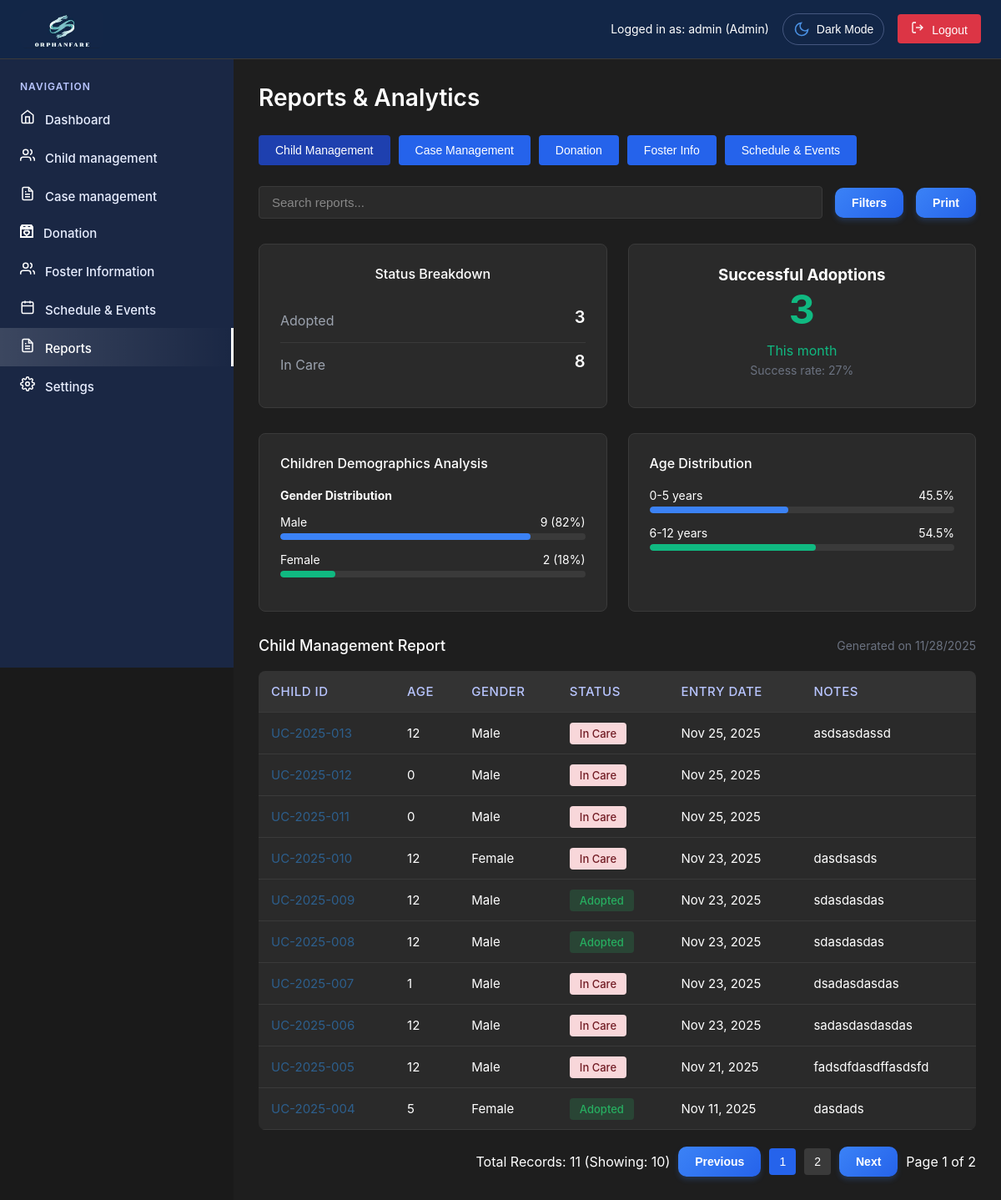
/admin/reports.php (signed in), run on the app's committed database.
### tables this page shows
CREATE TABLE `users` (
  `id` int(11) NOT NULL,
  `username` varchar(50) NOT NULL,
  `email` varchar(100) NOT NULL,
  `password` varchar(255) NOT NULL,
  `role` enum('super_admin','admin','user','Social Worker','Social Welfare Assistant') DEFAULT 'user',
  `status` enum('active','inactive','pending') DEFAULT 'pending',
  `created_at` timestamp NOT NULL DEFAULT current_timestamp(),
  `updated_at` timestamp NOT NULL DEFAULT current_timestamp() ON UPDATE current_timestamp(),
  `two_factor_secret` varchar(32) DEFAULT NULL,
  `two_factor_enabled` tinyint(1) DEFAULT 0,
  `two_factor_verified` tinyint(1) DEFAULT 0,
  `two_factor_backup_codes` text DEFAULT NULL,
  `last_login` timestamp NULL DEFAULT NULL,
  `last_password_change` timestamp NOT NULL DEFAULT current_timestamp(),
  `failed_attempts` int(11) DEFAULT 0,
  `account_locked` tinyint(1) DEFAULT 0,
  `is_active` tinyint(1) DEFAULT 1
);

CREATE TABLE `children` (
  `id` int(11) NOT NULL,
  `child_id` varchar(20) NOT NULL,
  `name` varchar(100) NOT NULL,
  `age` int(11) NOT NULL,
  `gender` enum('Male','Female') NOT NULL,
  `date_of_birth` date DEFAULT NULL,
  `entry_date` date NOT NULL,
  `status` enum('Adoptable','Adopted','In Care','Reintegrated') DEFAULT 'In Care',
  `address` text DEFAULT NULL,
  `civil_status` varchar(50) DEFAULT NULL,
  `birth_place` varchar(255) DEFAULT NULL,
  `educational_attainment` varchar(100) DEFAULT NULL,
  `occupation` varchar(100) DEFAULT NULL,
  `monthly_income` varchar(50) DEFAULT NULL,
  `religion` varchar(100) DEFAULT NULL,
  `family_composition` text DEFAULT NULL,
  `problem_presented` text DEFAULT NULL,
  `assessment_recommendation` text DEFAULT NULL,
  `health_status` varchar(100) DEFAULT 'Good',
  `allergies` text DEFAULT NULL,
  `emergency_contact` varchar(100) DEFAULT NULL,
  `contact_phone` varchar(20) DEFAULT NULL,
  `problem_description` text DEFAULT NULL,
  `notes` text DEFAULT NULL,
  `photo_path` varchar(255) DEFAULT NULL,
  `created_at` timestamp NOT NULL DEFAULT current_timestamp(),
  `updated_at` timestamp NOT NULL DEFAULT current_timestamp() ON UPDATE current_timestamp(),
  `linked_case_id` varchar(20) DEFAULT NULL,
  `created_by` int(11) DEFAULT NULL,
  `cf_educational_level` varchar(100) DEFAULT NULL,
  `cf_religion` varchar(50) DEFAULT NULL,
  `cf_special_needs` text DEFAULT NULL,
  `cf_hobbies` text DEFAULT NULL,
  `cf_school_name` varchar(255) DEFAULT NULL,
  `cf_grade_level` varchar(50) DEFAULT NULL,
  `cf_favorite_color` text DEFAULT NULL
);

### admin/reports.php (the view, shortened to what the rows shown need)
<?php
require_once 'includes/header.php';
$recordsPerPage = 10;
$currentPage = $_GET['page'] ?? 1;
$offset = ($currentPage - 1) * $recordsPerPage;
try {
    $stmt = $pdo->prepare("
        SELECT child_id, name, age, gender, status, entry_date, notes
        FROM children
        ORDER BY created_at DESC
        LIMIT $offset, $recordsPerPage
    ");
    $stmt->execute();
    $recentChildren = $stmt->fetchAll();
} catch (Exception $e) {
    error_log("Reports page error: " . $e->getMessage());
    $statusBreakdown = [];
    $monthlyAdoptions = 0;
    $genderDistribution = [];
    $ageDistribution = [];
    $recentChildren = [];
    $totalChildren = 0;
    $successRate = 0;
}
?>
<main class="main-content">
    <div class="page-header">
        <h1 class="page-title">Reports & Analytics</h1>
    </div>
    <div id="childReport" class="report-content active">
        <div class="table-section">
            <table>
                <thead>
                    <tr>
                        <th>Child ID</th>
                        <th>Age</th>
                        <th>Gender</th>
                        <th>Status</th>
                        <th>Entry Date</th>
                        <th>Notes</th>
                    </tr>
                </thead>
                <tbody id="childReportTableBody">
                    <?php foreach ($recentChildren as $child): ?>
                    <tr>
                        <td style="color: #2d5f8d;"><?php echo htmlspecialchars($child['child_id']); ?></td>
                        <td><?php echo htmlspecialchars($child['age']); ?></td>
                        <td><?php echo htmlspecialchars($child['gender']); ?></td>
                        <td>
                            <span class="badge badge-<?php
                                echo $child['status'] === 'Adopted' ? 'success' :
                                     ($child['status'] === 'Adoptable' ? 'info' : 'danger');
                            ?>">
                                <?php echo htmlspecialchars($child['status']); ?>
                            </span>
                        </td>
                        <td><?php echo formatDate($child['entry_date']); ?></td>
                        <td><?php echo htmlspecialchars($child['notes'] ?? 'No notes'); ?></td>
                    </tr>
                    <?php endforeach; ?>
                </tbody>
            </table>
        </div>
    </div>
</div>
<?php require_once 'includes/footer.php'; ?>

### admin/includes/header.php (shortened to what the rows shown need)
<?php
require_once '../config/database.php';
require_once 'auth.php';
$currentUser = getCurrentUser();
try {
    $stmt = $pdo->prepare("SELECT role FROM users WHERE id = ?");
    $stmt->execute([$currentUser['id']]);
    $dbUser = $stmt->fetch(PDO::FETCH_ASSOC);
    if ($dbUser && $dbUser['role']) {
        $currentUser = getCurrentUser();
    }
} catch (Exception $e) {
}
?>
<!DOCTYPE html>
<html lang="en">
<head>
    <link rel="stylesheet" href="../css/common.css">
    <link rel="stylesheet" href="../css/admin.css">
</head>
<body>
    <div class="dashboard-container">
        <div class="top-header">
            <div class="user-info">
                <span class="user-status">Logged in as: <?php echo htmlspecialchars($currentUser['username'] ?? 'Admin'); ?> (<?php
                    $roleDisplay = match($currentUser['role']) {
                        'super_admin' => 'Super Admin',
                        'admin' => 'Admin',
                        'Social Worker' => 'Social Worker',
                        'Social Welfare Assistant' => 'Social Welfare Assistant',
                        default => ucfirst($currentUser['role'])
                    };
                    echo htmlspecialchars($roleDisplay);
                ?>)</span>
                <button id="themeToggle" class="theme-toggle">
                    <span class="theme-icon">
                    </span>
                    <span class="text">Dark Mode</span>
                </button>
                <button class="logout-btn" onclick="logout()">
                    <svg width="16" height="16" viewBox="0 0 24 24" fill="none" stroke="currentColor" stroke-width="2" style="margin-right: 5px;">
                        <path d="M9 21H5a2 2 0 0 1-2-2V5a2 2 0 0 1 2-2h4"/>
                        <polyline points="16 17 21 12 16 7"/>
                        <line x1="21" y1="12" x2="9" y2="12"/>
                    </svg>
                    Logout
                </button>
            </div>
        </div>

### data on the page
users: role "admin", role "Admin"
children: child "UC-2025-013", age "12", gender "Male", status "In Care", entry_date "Nov 25, 2025", notes "asdsasdassd"
children: child "UC-2025-012", age "0", gender "Male", status "In Care", entry_date "Nov 25, 2025"
children: child "UC-2025-011", age "0", gender "Male", status "In Care", entry_date "Nov 25, 2025"
children: child "UC-2025-010", age "12", gender "Female", status "In Care", entry_date "Nov 23, 2025", notes "dasdsasds"
children: child "UC-2025-009", age "12", gender "Male", status "Adopted", entry_date "Nov 23, 2025", notes "sdasdasdas"
children: child "UC-2025-008", age "12", gender "Male", status "Adopted", entry_date "Nov 23, 2025", notes "sdasdasdas"
children: child "UC-2025-007", age "1", gender "Male", status "In Care", entry_date "Nov 23, 2025", notes "dsadasdasdas"
children: child "UC-2025-006", age "12", gender "Male", status "In Care", entry_date "Nov 23, 2025", notes "sadasdasdasdas"
children: child "UC-2025-005", age "12", gender "Male", status "In Care", entry_date "Nov 21, 2025", notes "fadsdfdasdffasdsfd"
children: child "UC-2025-004", age "5", gender "Female", status "Adopted", entry_date "Nov 11, 2025", notes "dasdads"

### other printed values
$status['status'] "Adopted"
$status['count'] "3"
$status['status'] "In Care"
$status['count'] "8"
$monthlyAdoptions "3"
$successRate "27"
$gender['gender'] "Male"
$gender['count'] "9"
$percentage "82"
$gender['gender'] "Female"
$gender['count'] "2"
$percentage "18"
$ageGroup['age_group'] "0-5 years"
$ageGroup['percentage'] "45.5"
$ageGroup['age_group'] "6-12 years"
